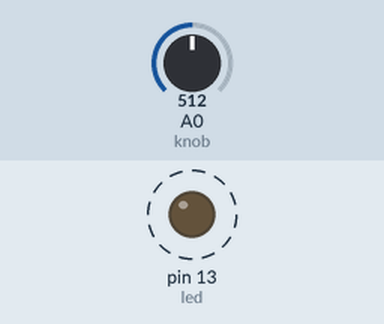
This sketch was run on a simulated Arduino Uno, built with avr-gcc and run on an emulated ATmega328P. Shown: output pins drawn as LEDs (lit = HIGH). Dashed ring = blinking. The test bench sets the inputs (shaded band); at power-on: A0 (knob) = 512.

Above: at 1.8 s.
1.9 s: A0 (knob) set to 0
At 3.3 s:
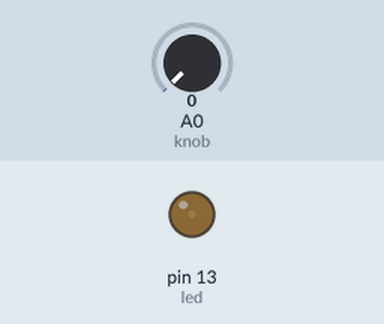
3.6 s: A0 (knob) set to 122
At 3.9 s:
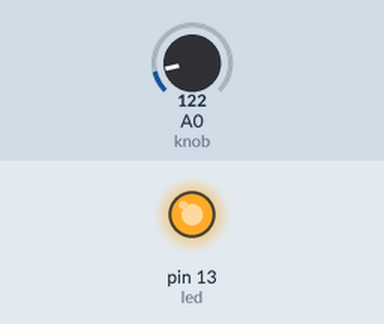
Timing chart, 0 to 13.1 s (numbered marks = the images above; inputs shaded):
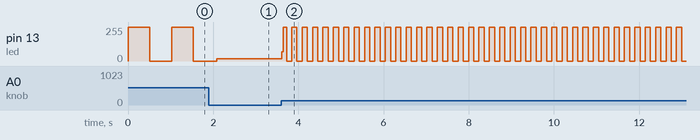

Measured:
- after the input at 3.6 s, pin 13 (led): 16/255 → 68/255 at once, then moves between 0/255 and 255/255, repeating every 0.24 s
- by itself, pin 13 (led): alternates 255/255 for 0.51 s and 0/255 for 0.51 s

The sketch:

potentiometer.ino
```cpp
/*	This is a default program--
	Use File->Load Prog to load a different program
*/

int led=13;
int knob=0;

void setup()
{
	pinMode(led,OUTPUT);
}

void loop()
{
	int time;
	time = analogRead(knob);
	digitalWrite(led,HIGH);
	delay(time);
	digitalWrite(led,LOW);
	delay(time);
}
```
